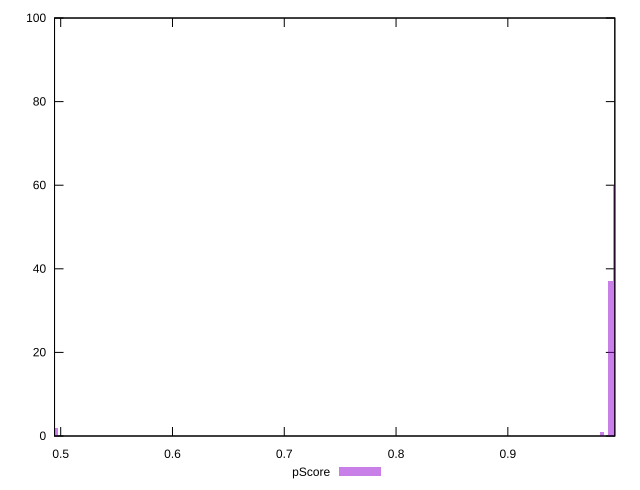

This chart was generated by the following gnuplot code:
reset

$pScore <<EOF
0.9841088484609597 1
0.9959181546424912 60
0.9919817192486474 37
0.4959908596243237 2
EOF

set key outside below
set boxwidth 0.003936435393843839
set xrange [0.49448125674795707:0.9957042316469933]
set yrange [0:100]
set trange [0:100]
set style fill transparent solid 0.5 noborder
set terminal svg size 640, 490 enhanced background rgb 'white'
set output "report_00018_2021-02-10T15-25-16.877Z/first-cpu-idle/samples/pages+cached+noadtech+nomedia/pScore/histogram.svg"

plot $pScore title "pScore" with boxes

reset
